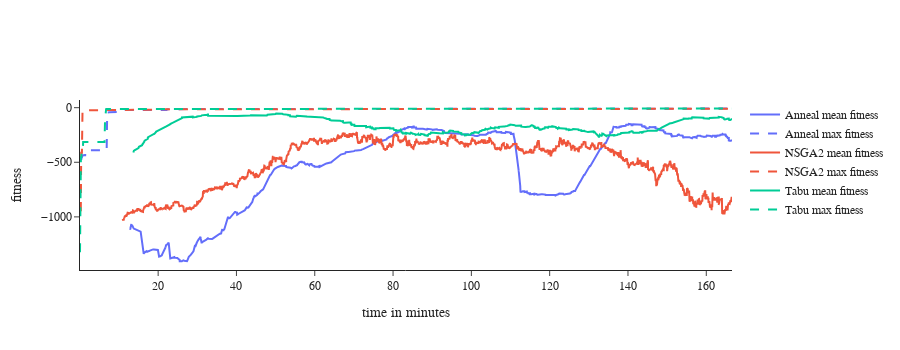

The cell this chart's notebook holds for it:
### Code cell
fig = go.Figure()        
colors = copy(px.colors.qualitative.Plotly)
for optimizer in df['optimizer'].unique():
    add_scatter(fig, time[optimizer], mean_values[optimizer], std_values[optimizer], max_values[optimizer], all_values[optimizer], colors, label=optimizer)
fig.update_layout(height=350)
fig.show()
print("starting save")
fig.write_image("C:/Users/Sebas/OneDrive/Documents/prodsim/data/images/fitness_over_time.png")
print("saved")

### Figure 1 — Plotly figure (JSON) as saved in the notebook; plotly's stock layout.template omitted (floating-point values rounded to 4 significant figures; data arrays with more than 128 entries replaced by an {"elided": "..."} marker saying what was removed)
{"data": [{"line": {"color": "#636EFA"}, "mode": "lines", "name": "Anneal mean fitness", "type": "scatter", "x": {"elided": "1822 float values"}, "y": {"elided": "1822 float values"}}, {"line": {"color": "#636EFA", "dash": "dash"}, "mode": "lines", "name": "Anneal max fitness", "type": "scatter", "x": {"elided": "1822 float values"}, "y": {"elided": "1822 float values"}}, {"line": {"color": "#EF553B"}, "mode": "lines", "name": "NSGA2 mean fitness", "type": "scatter", "x": {"elided": "11938 float values"}, "y": {"elided": "11938 float values"}}, {"line": {"color": "#EF553B", "dash": "dash"}, "mode": "lines", "name": "NSGA2 max fitness", "type": "scatter", "x": {"elided": "11938 float values"}, "y": {"elided": "11938 float values"}}, {"line": {"color": "#00CC96"}, "mode": "lines", "name": "Tabu mean fitness", "type": "scatter", "x": {"elided": "1738 float values"}, "y": {"elided": "1738 float values"}}, {"line": {"color": "#00CC96", "dash": "dash"}, "mode": "lines", "name": "Tabu max fitness", "type": "scatter", "x": {"elided": "1738 float values"}, "y": {"elided": "1738 float values"}}], "layout": {"font": {"family": "Arial, monospace"}, "height": 350, "xaxis": {"title": {"text": "time in minutes"}}, "yaxis": {"title": {"text": "fitness"}}}}
